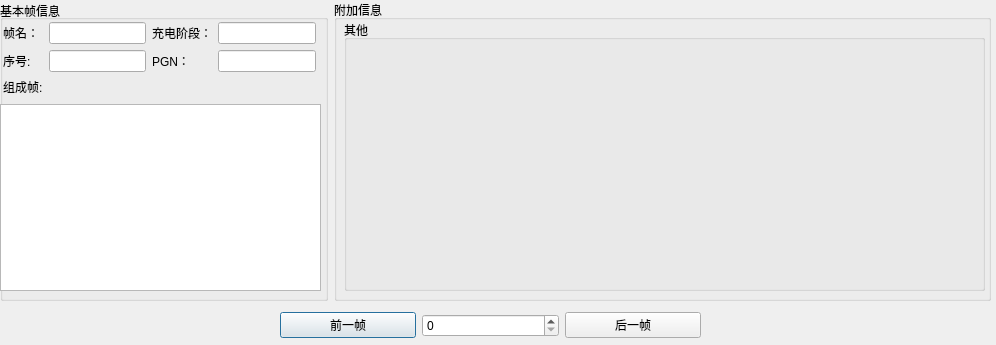
<?xml version="1.0" encoding="UTF-8"?>
<ui version="4.0">
 <class>MultiFrame</class>
 <widget class="QDialog" name="MultiFrame">
  <property name="geometry">
   <rect>
    <x>0</x>
    <y>0</y>
    <width>996</width>
    <height>345</height>
   </rect>
  </property>
  <property name="sizePolicy">
   <sizepolicy hsizetype="Fixed" vsizetype="Fixed">
    <horstretch>0</horstretch>
    <verstretch>0</verstretch>
   </sizepolicy>
  </property>
  <property name="windowTitle">
   <string>Dialog</string>
  </property>
  <widget class="QWidget" name="horizontalLayoutWidget">
   <property name="geometry">
    <rect>
     <x>0</x>
     <y>0</y>
     <width>991</width>
     <height>301</height>
    </rect>
   </property>
   <layout class="QHBoxLayout" name="layout" stretch="1,2">
    <item>
     <widget class="QGroupBox" name="groupBox_2">
      <property name="layoutDirection">
       <enum>Qt::LeftToRight</enum>
      </property>
      <property name="title">
       <string>基本帧信息</string>
      </property>
      <property name="alignment">
       <set>Qt::AlignLeading|Qt::AlignLeft|Qt::AlignVCenter</set>
      </property>
      <widget class="QWidget" name="horizontalLayoutWidget_3">
       <property name="geometry">
        <rect>
         <x>0</x>
         <y>20</y>
         <width>321</width>
         <height>271</height>
        </rect>
       </property>
       <layout class="QVBoxLayout" name="verticalLayout_2">
        <item>
         <layout class="QGridLayout" name="basicLayout" rowstretch="2,0,0" columnstretch="2,0,0,0">
          <property name="sizeConstraint">
           <enum>QLayout::SetMinimumSize</enum>
          </property>
          <property name="leftMargin">
           <number>3</number>
          </property>
          <property name="topMargin">
           <number>2</number>
          </property>
          <property name="rightMargin">
           <number>5</number>
          </property>
          <property name="bottomMargin">
           <number>2</number>
          </property>
          <item row="0" column="0">
           <widget class="QLabel" name="FNlabel">
            <property name="text">
             <string>帧名：</string>
            </property>
            <property name="alignment">
             <set>Qt::AlignLeading|Qt::AlignLeft|Qt::AlignVCenter</set>
            </property>
           </widget>
          </item>
          <item row="0" column="3">
           <widget class="QLineEdit" name="state">
            <property name="text">
             <string/>
            </property>
            <property name="alignment">
             <set>Qt::AlignCenter</set>
            </property>
            <property name="readOnly">
             <bool>true</bool>
            </property>
           </widget>
          </item>
          <item row="1" column="0">
           <widget class="QLabel" name="FNlabel_3">
            <property name="text">
             <string>序号:</string>
            </property>
            <property name="alignment">
             <set>Qt::AlignLeading|Qt::AlignLeft|Qt::AlignVCenter</set>
            </property>
           </widget>
          </item>
          <item row="0" column="1">
           <widget class="QLineEdit" name="framename">
            <property name="alignment">
             <set>Qt::AlignCenter</set>
            </property>
            <property name="readOnly">
             <bool>true</bool>
            </property>
           </widget>
          </item>
          <item row="1" column="2">
           <widget class="QLabel" name="FNlabel_2">
            <property name="text">
             <string>PGN：</string>
            </property>
            <property name="alignment">
             <set>Qt::AlignLeading|Qt::AlignLeft|Qt::AlignVCenter</set>
            </property>
           </widget>
          </item>
          <item row="1" column="1">
           <widget class="QLineEdit" name="Index">
            <property name="alignment">
             <set>Qt::AlignCenter</set>
            </property>
            <property name="readOnly">
             <bool>true</bool>
            </property>
           </widget>
          </item>
          <item row="1" column="3">
           <widget class="QLineEdit" name="canid">
            <property name="text">
             <string/>
            </property>
            <property name="alignment">
             <set>Qt::AlignCenter</set>
            </property>
            <property name="readOnly">
             <bool>true</bool>
            </property>
           </widget>
          </item>
          <item row="2" column="0">
           <widget class="QLabel" name="label">
            <property name="text">
             <string>组成帧:</string>
            </property>
           </widget>
          </item>
          <item row="0" column="2">
           <widget class="QLabel" name="FNlabel_5">
            <property name="text">
             <string>充电阶段：</string>
            </property>
            <property name="alignment">
             <set>Qt::AlignLeading|Qt::AlignLeft|Qt::AlignVCenter</set>
            </property>
           </widget>
          </item>
         </layout>
        </item>
        <item>
         <widget class="QTableWidget" name="tableWidget"/>
        </item>
       </layout>
      </widget>
     </widget>
    </item>
    <item>
     <widget class="QGroupBox" name="groupBox">
      <property name="title">
       <string>附加信息</string>
      </property>
      <widget class="QWidget" name="verticalLayoutWidget">
       <property name="geometry">
        <rect>
         <x>10</x>
         <y>20</y>
         <width>641</width>
         <height>271</height>
        </rect>
       </property>
       <layout class="QVBoxLayout" name="verticalLayout" stretch="3,2">
        <item>
         <layout class="QGridLayout" name="gridLayout"/>
        </item>
        <item>
         <widget class="QGroupBox" name="groupBox_3">
          <property name="title">
           <string>其他</string>
          </property>
          <widget class="QWidget" name="gridLayoutWidget">
           <property name="geometry">
            <rect>
             <x>-1</x>
             <y>19</y>
             <width>641</width>
             <height>81</height>
            </rect>
           </property>
           <layout class="QGridLayout" name="gridLayout_2"/>
          </widget>
         </widget>
        </item>
       </layout>
      </widget>
     </widget>
    </item>
   </layout>
  </widget>
  <widget class="QWidget" name="horizontalLayoutWidget_2">
   <property name="geometry">
    <rect>
     <x>280</x>
     <y>310</y>
     <width>421</width>
     <height>31</height>
    </rect>
   </property>
   <layout class="QHBoxLayout" name="horizontalLayout_9">
    <item>
     <widget class="QPushButton" name="before">
      <property name="text">
       <string>前一帧</string>
      </property>
     </widget>
    </item>
    <item>
     <widget class="QSpinBox" name="frame"/>
    </item>
    <item>
     <widget class="QPushButton" name="next">
      <property name="text">
       <string>后一帧</string>
      </property>
     </widget>
    </item>
   </layout>
  </widget>
 </widget>
 <resources/>
 <connections/>
</ui>
